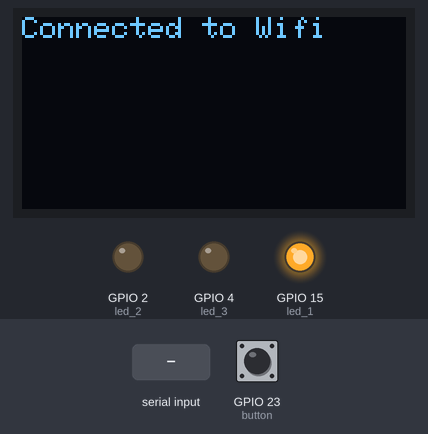
Simulated run of this sketch. Board: ESP32. Parts: 128×64 one-colour display, output pins drawn as LEDs (lit = HIGH). Inputs (shaded band) come from the test bench; at power-on: GPIO 23 (button) LOW. WiFi joins after 1.5 s; servers stay silent unless stated; I2S audio is not simulated (input reads silence); uploads are accepted with an empty reply; what the sketch prints to the serial monitor is not drawn.

Above: at 2.3 s.
2.4 s: "$\n" received over the second serial link
At 3.8 s:
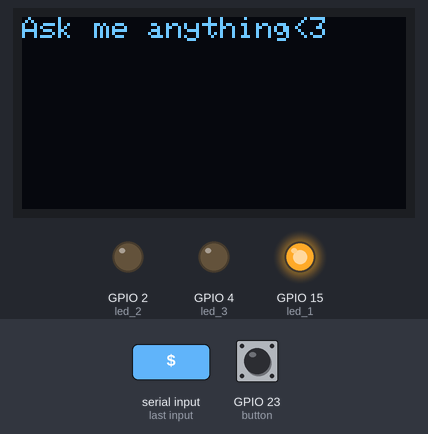
4.1 s: GPIO 23 (button) pulled HIGH for 0.15 s
At 4.9 s:
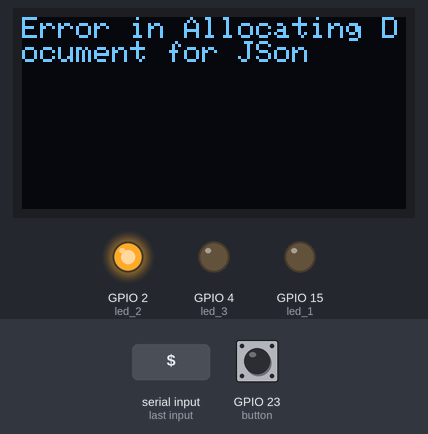
7.2 s: GPIO 23 (button) pulled HIGH for 1 s
At 8.6 s:
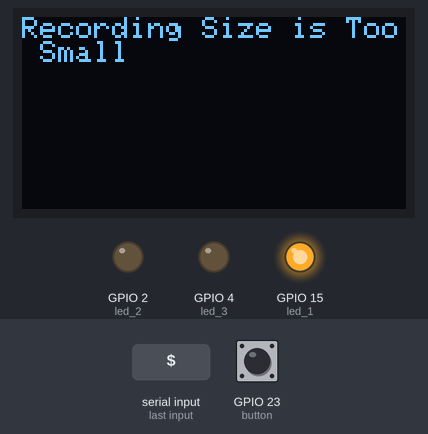
10.7 s: GPIO 23 (button) driven HIGH
At 13.6 s:
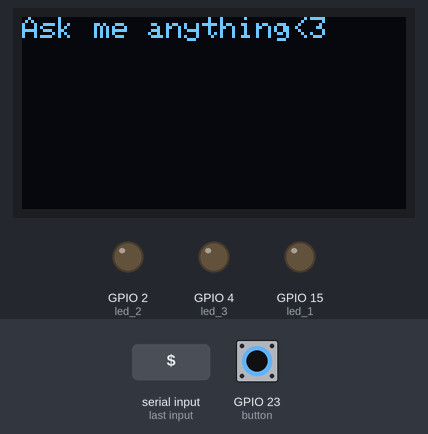
13.7 s: GPIO 23 (button) driven LOW
At 14.8 s:
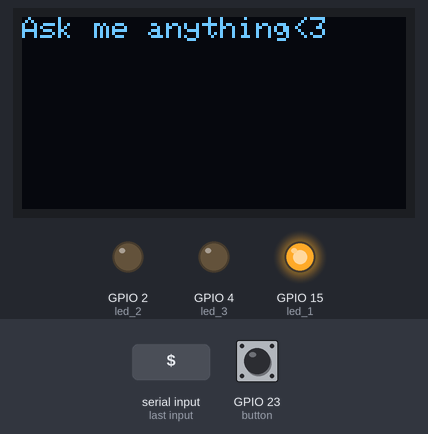
Timing chart, 0 to 16.5 s (numbered marks = the images above; inputs shaded):
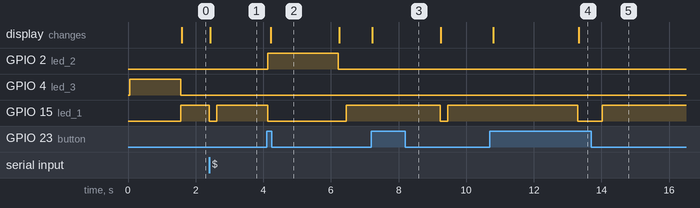

The sketch:

main.ino
```cpp
#include "CloudSpeechClient.h"
#include "WiFi.h"
#include "HardwareSerial.h"
#include <WiFiManager.h>

#include <Wire.h>
#include <Adafruit_GFX.h>
#include <Adafruit_SH110X.h>

#define RXp2 16
#define TXp2 17
#define led_1 15
#define led_2 2
#define button 23 //IR Sensor

#define led_3 4
#define SDA 27
#define SCL 25
#define i2c_Address 0x3c // Use the I2C address 0x3C
#define SCREEN_WIDTH 128 // OLED display width, in pixels
#define SCREEN_HEIGHT 64 // OLED display height, in pixels
#define OLED_RESET -1   // Not connected to a reset pin

Adafruit_SH1106G display = Adafruit_SH1106G(SCREEN_WIDTH, SCREEN_HEIGHT, &Wire, OLED_RESET);

// Uses external vars in the network_param.
const char* ssid1;
const char* password1;
WiFiManager wm;

String wifiname = "";
String wifipass = "";
bool once = true;
bool recording = false;
bool processing = false;
bool new_loop = true;
unsigned long startTime1 = 0;
unsigned long timeout1 = 0;
HardwareSerial MySerial(1);
HardwareSerial MySerial2(2);


String createWifiPasswordString(const char* wifiName, const char* password) {
    // Create the formatted string
    String result = "WIFI: ";
    result += wifiName;
    result += "PASSWORD: ";
    result += password;
    return result;
}

// Function to remove unwanted characters from a const char* string
String cleanString(const String& input) {
    String result;
    for (unsigned int i = 0; i < input.length(); ++i) {
        char c = input[i];
        if (!isSpace(c) && c != '\0') {
            result += c;
        }
    }
    return result;
}

void displayMonitor(String s){
    display.clearDisplay(); // Clear the display buffer
    display.setTextSize(1); // Set text size
    display.setTextColor(SH110X_WHITE); // Set text color
    display.setCursor(0, 0); // Set cursor position
    display.println(s); // Print text to the display
    display.display();
}

void setup() {
  pinMode(button, INPUT);
  pinMode(led_1, OUTPUT);
  pinMode(led_2, OUTPUT);
  pinMode(led_3, OUTPUT);
  Serial.begin(115200);
  MySerial.begin(115200, SERIAL_8N1, RXp2, TXp2);
  MySerial2.begin(9600, SERIAL_8N1, 18, 19);

  Serial.begin(115200);

  WiFi.mode(WIFI_STA);
  WiFi.disconnect();
  Wire.begin(SDA, SCL);
  display.begin(i2c_Address, true); // Initialize the display with the I2C address
  display.clearDisplay(); // Clear the display buffer

  display.setTextSize(1); // Set text size
  display.setTextColor(SH110X_WHITE); // Set text color
  display.setCursor(0, 0); // Set cursor position
  display.println("Waiting to wifi credentials"); // Print text to the display
  display.display(); // Display the text on the screen
  digitalWrite(led_3, HIGH);
  while (!Serial);

  wm.resetSettings();

  // Start blinking LED


   bool res = wm.autoConnect("LLM Assistant" , "Password");

  if(!res){
    display.println("Failed to connect");
    displayMonitor("Failed to connect, restarting esp");
    ESP.restart();
  }


  digitalWrite(led_3, 0);
  // Stop blinking LED and turn it on solid once connected
  digitalWrite(led_1, HIGH);
 displayMonitor("Connected to Wifi");
  String ssid_s = wm.getWiFiSSID();
  String password_s = wm.getWiFiPass();

  password1 = password_s.c_str();

  String temp = String(password1);

  temp = cleanString(temp);

  wifipass = temp;
  wifiname = ssid_s;

  password1 = temp.c_str();

  ssid1 = ssid_s.c_str();
  password1 = password_s.c_str();

  Serial.print("password");
  Serial.print(password1);

  Serial.print("WIFI " + ssid_s + "PASS " + temp);

  Serial.println("connected");
  Serial.print("IP address: ");
  Serial.println(WiFi.localIP());

  String wifi_creds = createWifiPasswordString(ssid1, password1);

  Serial.println("WIFI CREDS " + wifi_creds);
  MySerial.println("$#" + wifi_creds);

  while (!MySerial.available()) {
    display.println("Waiting for connection on the second ESP32");
  }
}

void loop() {
  digitalWrite(led_1, 0);
  digitalWrite(led_2, 0);
  digitalWrite(led_3, 0);
  if (once) {
    String hello = "$Hello I'm Aura, Your LLM Assistant";
    MySerial.println(hello);
    once = false;
  }
  if (new_loop) {
    recording = false;
    processing = false;
    new_loop = false;

    Serial.print("Hold Sensor and Wait for the Blue Light to Speak");
    displayMonitor("Ask me anything<3");
     if (WiFi.status() != WL_CONNECTED){
     displayMonitor("Connection to Wifi Lost, Please try connecting again");
     ESP.restart();
  }
  }

  // MOTION DETECTED
  if (digitalRead(button) == LOW) {

    if (!recording && !processing ) {

      CloudSpeechClient* cloudSpeechClient = new CloudSpeechClient(USE_APIKEY, wifiname.c_str(), wifipass.c_str());
      recording = true;

      Serial.println("\r\nRecord start!\r\n");

      String answer = cloudSpeechClient->Transcribe();

      Serial.println("Recording Completed. Now Processing...");
      String answerCut = answer;
      bool is_error = false;
      if (answer[0] == '$') {
        is_error = true;
        String error_message = answerCut.substring(1);
        displayMonitor(error_message);
      }
      Serial.println(answer);
      MySerial.println(answer);

      if(is_error){
        delay(2000);
      }

      delete cloudSpeechClient;
      if (WiFi.status() != WL_CONNECTED){
     displayMonitor("Connection to Wifi Lost, Please try connecting again");
     ESP.restart();
      }

      processing = true;
      new_loop = true;

    }
  }

  // NO MOTION DETECTED
  if (digitalRead(button) == HIGH) {
    delay(500);
  }
}
```

CloudSpeechClient.cpp
```cpp
#include "esp32-hal-gpio.h"
#include "CloudSpeechClient.h"
#include <base64.h>
#include <ArduinoJson.h>
#include "WiFi.h"
#include <HTTPClient.h>
#include "network_param.h"
#define USE_SERIAL Serial
#include <Arduino.h>
#define button 23
#define led_3 4
#define led_1 15
#define led_2 2

CloudSpeechClient::CloudSpeechClient(Authentication authentication, const char* ssid, const char* password)
{
  this->authentication = authentication;
  wavData = new char*[wavDataSize/dividedWavDataSize];
  for (int i = 0; i < wavDataSize/dividedWavDataSize; ++i) wavData[i] = new char[dividedWavDataSize];
  i2s = new I2S(ICS43434);
  WiFi.begin(ssid, password);
  Serial.println("Connecting to wifi");
  while (WiFi.status() != WL_CONNECTED){
    Serial.println(".");
    delay(100);
  }
  Serial.print("Connected to wifi");

  client.setCACert(root_ca); // Set your root CA certificate here
  client.setInsecure();      // Accept any SSL certificate, including self-signed

  if (!client.connect(server, 443)) Serial.println("Connection failed!");
}

String ans;

CloudSpeechClient::~CloudSpeechClient() {
  client.stop();
  for (int i = 0; i < wavDataSize/dividedWavDataSize; ++i) delete[] wavData[i];
  delete[] wavData;
  delete i2s;

}

bool CloudSpeechClient::PrintHttpBody2()
{
  bool neverAgain = false;
  int curr =0;
  for(int segment = 0; segment<segmentValue;segment++){
     for (int j = 0; j < wavDataSize/dividedWavDataSize; ++j) {
      if(digitalRead(button) == LOW && !neverAgain ){
      i2s->Read(i2sBuffer, i2sBufferSize);
      for (int i = 0; i < i2sBufferSize/8; ++i) {
        wavData[j][2*i] = i2sBuffer[8*i + 2];
        wavData[j][2*i + 1] = i2sBuffer[8*i + 3];
      }

      String enc = base64::encode((byte*)wavData[j], dividedWavDataSize);
      enc.replace("\n", "");// delete last "\n"
      client.print(enc);
    }
    else if(digitalRead(button) == HIGH || neverAgain){
        if(segment ==0 && j< 15){
           Serial.print("recording is too short");
           return false;
        }
        if(!neverAgain){
        curr = j;
        memset(wavData[j], 0, dividedWavDataSize);
        neverAgain = true;
        digitalWrite(led_1,0);
        digitalWrite(led_3,0);
        digitalWrite(led_2,1);
        }
        String enc = base64::encode((byte*)wavData[curr], dividedWavDataSize);
        enc.replace("\n", "");// delete last "\n"
        client.print(enc);
    }
    }

}
return true;
}


void CloudSpeechClient::preTranscribe(){
  String HttpBody1 = "{\"config\":{\"encoding\":\"LINEAR16\",\"sampleRateHertz\":16000,\"languageCode\":\"en-US\"},\"audio\":{\"content\":\"";
  String HttpBody3 = "\"}}\r\n\r\n";
  int httpBody2Length = ((wavDataSize*segmentValue) + sizeof(paddedHeader)) * 4 / 3; // 4/3 is from base64 encoding
  String ContentLength = String(HttpBody1.length() + httpBody2Length + HttpBody3.length());
  String HttpHeader;

  HttpHeader = String("POST /v1/speech:recognize?key=") + ApiKey
               + String(" HTTP/1.1\r\nHost: speech.googleapis.com\r\nContent-Type: application/json\r\nContent-Length: ") + ContentLength + String("\r\n\r\n");

  client.print(HttpHeader);
  client.print(HttpBody1);
  CreateWavHeader(paddedHeader,wavDataSize*segmentValue);
  String enc = base64::encode(paddedHeader, 48);
  enc.replace("\n", "");
  client.print(enc);
}
String CloudSpeechClient::Transcribe() {

  CloudSpeechClient::preTranscribe();
  // before recording time, check if the sensor is triggered again
  if(digitalRead(button) == HIGH){
    return("$Please Wait for the Blue Light to Speak");
  }
  //recording time :
    digitalWrite(led_1, 1);
    digitalWrite(led_2, 0);
    digitalWrite(led_3, 0);
   bool state = PrintHttpBody2();
   if(!state){
    return("$Recording Size is Too Small");
   }
  digitalWrite(led_1,0);
        digitalWrite(led_3,0);
        digitalWrite(led_2,1);
  Serial.print("finished printing body");
  // end of recording.
    String HttpBody3 = "\"}}\r\n\r\n";
  client.print(HttpBody3);

  String My_Answer = "";
  unsigned long startTime = millis();
unsigned long timeout = 10000; // 15 seconds

// Wait for the client to be available or until the timeout
while (!client.available()) {
    if (millis() - startTime > timeout) {
        Serial.println("Timeout waiting for the client to respond");
        return "$Timeout Waiting for the Client to Respond"; // or handle timeout as needed
    }
}

// Reset the start time to measure the timeout for the reading loop


// Read the response from the client
while (client.available()) {
    char temp = client.read();
    My_Answer = My_Answer + temp;

    // Break the loop if the timeout occurs

}


int position = My_Answer.indexOf('{');
String jsonData = My_Answer.substring(position);
Serial.print("Json data--"); Serial.println(jsonData);

const size_t capacity = 4000; // Adjust capacity as needed
DynamicJsonDocument doc(capacity);

DeserializationError error = deserializeJson(doc, jsonData);
if (error) {
  Serial.print(F("deserializeJson() failed: "));
  Serial.println(error.f_str());
  return String("$Error in Allocating Document for JSon");
}

String fullTranscript = "";
bool lowConfidence = false;

// Iterate over the results array and concatenate all transcripts
for (JsonObject result : doc["results"].as<JsonArray>()) {
  const char* transcript = result["alternatives"][0]["transcript"];
  float confidence = result["alternatives"][0]["confidence"];

  if (confidence < 0.75) {
    lowConfidence = true;
  }

  if (transcript) {
    fullTranscript += String(transcript);
    fullTranscript += " "; // Add a space between each transcript
  }
}

if (lowConfidence) {
  Serial.println("Low confidence level, please record again.");
  return String("$Speech is Unclear, Please Record Again.");
} else if (fullTranscript.length() > 0) {
  Serial.print("Full Transcript: ");
  Serial.println(fullTranscript);
  return fullTranscript;
} else {
  Serial.println("No transcripts found");
  return String("$I Couldn't Catch That, Please Record Again.");
}
}
void CloudSpeechClient::CreateWavHeader(byte* header, int waveDataSize){
  header[0] = 'R';
  header[1] = 'I';
  header[2] = 'F';
  header[3] = 'F';
  unsigned int fileSizeMinus8 = waveDataSize + 44 - 8;
  header[4] = (byte)(fileSizeMinus8 & 0xFF);
  header[5] = (byte)((fileSizeMinus8 >> 8) & 0xFF);
  header[6] = (byte)((fileSizeMinus8 >> 16) & 0xFF);
  header[7] = (byte)((fileSizeMinus8 >> 24) & 0xFF);
  header[8] = 'W';
  header[9] = 'A';
  header[10] = 'V';
  header[11] = 'E';
  header[12] = 'f';
  header[13] = 'm';
  header[14] = 't';
  header[15] = ' ';
  header[16] = 0x10;  // linear PCM
  header[17] = 0x00;
  header[18] = 0x00;
  header[19] = 0x00;
  header[20] = 0x01;  // linear PCM
  header[21] = 0x00;
  header[22] = 0x01;  // monoral
  header[23] = 0x00;
  header[24] = 0x80;  // sampling rate 16000
  header[25] = 0x3E;
  header[26] = 0x00;
  header[27] = 0x00;
  header[28] = 0x00;  // Byte/sec = 16000x2x1 = 32000
  header[29] = 0x7D;
  header[30] = 0x00;
  header[31] = 0x00;
  header[32] = 0x02;  // 16bit monoral
  header[33] = 0x00;
  header[34] = 0x10;  // 16bit
  header[35] = 0x00;
  header[36] = 'd';
  header[37] = 'a';
  header[38] = 't';
  header[39] = 'a';
  header[40] = (byte)(waveDataSize & 0xFF);
  header[41] = (byte)((waveDataSize >> 8) & 0xFF);
  header[42] = (byte)((waveDataSize >> 16) & 0xFF);
  header[43] = (byte)((waveDataSize >> 24) & 0xFF);
}


///////////////////////////////////////////////////////////
/*


  */
```

CloudSpeechClient.h
```cpp
#ifndef _CLOUDSPEECHCLIENT_H
#define _CLOUDSPEECHCLIENT_H
#include <WiFiClientSecure.h>
#include "I2S.h"

enum Authentication {
  USE_ACCESSTOKEN,
  USE_APIKEY
};

class CloudSpeechClient {
  WiFiClientSecure client;
  bool PrintHttpBody2();
  Authentication authentication;
  I2S* i2s;
  static const int headerSize = 44;
  static const int i2sBufferSize = 12000;
  char i2sBuffer[i2sBufferSize];
  void CreateWavHeader(byte* header, int waveDataSize);

public:
  CloudSpeechClient(Authentication authentication, const char* ssid, const char* password);
  ~CloudSpeechClient();
  String Transcribe();
  void preTranscribe();
  static const int segmentValue = 5; // how many iterations
  static const int wavDataSize = 90000;                   // It must be multiple of dividedWavDataSize. Recording time is about 1.9 second.
  static const int dividedWavDataSize = i2sBufferSize/4;
  char** wavData;                                         // It's divided. Because large continuous memory area can't be allocated in esp32.
  byte paddedHeader[headerSize + 4] = {0};

};

#endif // _CLOUDSPEECHCLIENT_H
```

I2S.cpp
```cpp
#include "i2s.h"

#define SAMPLE_RATE (16000)
#define PIN_I2S_BCLK 26
#define PIN_I2S_LRC 22
#define PIN_I2S_DIN 34
#define PIN_I2S_DOUT 25
#define PIN_I2S_MCLK 0 // Set MCLK to GPIO0

I2S::I2S(MicType micType) {
  if (micType == M5GO || micType == M5STACKFIRE) {
    BITS_PER_SAMPLE = I2S_BITS_PER_SAMPLE_16BIT;
    i2s_config_t i2s_config = {
      .mode = (i2s_mode_t)(I2S_MODE_MASTER | I2S_MODE_RX | I2S_MODE_TX | I2S_MODE_DAC_BUILT_IN | I2S_MODE_ADC_BUILT_IN),
      .sample_rate = SAMPLE_RATE,
      .bits_per_sample = BITS_PER_SAMPLE,
      .channel_format = I2S_CHANNEL_FMT_RIGHT_LEFT,
      .communication_format = (i2s_comm_format_t)(I2S_COMM_FORMAT_I2S_MSB),
      .intr_alloc_flags = 0,
      .dma_buf_count = 2,
      .dma_buf_len = 1024
    };
    i2s_driver_install(I2S_NUM_0, &i2s_config, 0, NULL);
    i2s_set_adc_mode(ADC_UNIT_1, ADC1_CHANNEL_6);
    i2s_set_clk(I2S_NUM_0, SAMPLE_RATE, BITS_PER_SAMPLE, I2S_CHANNEL_STEREO);
    i2s_adc_enable(I2S_NUM_0);
  } else if (micType == ADMP441 || micType == ICS43434) {
    BITS_PER_SAMPLE = I2S_BITS_PER_SAMPLE_32BIT;
    i2s_config_t i2s_config = {
      .mode = (i2s_mode_t)(I2S_MODE_MASTER | I2S_MODE_RX),
      .sample_rate = SAMPLE_RATE,
      .bits_per_sample = BITS_PER_SAMPLE,
      .channel_format = I2S_CHANNEL_FMT_RIGHT_LEFT,
      .communication_format = (i2s_comm_format_t)(I2S_COMM_FORMAT_I2S | I2S_COMM_FORMAT_I2S_MSB),
      .intr_alloc_flags = 0,
      .dma_buf_count = 16,
      .dma_buf_len = 60
    };
    i2s_pin_config_t pin_config;
    pin_config.bck_io_num = PIN_I2S_BCLK;
    pin_config.ws_io_num = PIN_I2S_LRC;
    pin_config.data_out_num = I2S_PIN_NO_CHANGE;
    pin_config.data_in_num = PIN_I2S_DIN;
    pin_config.mck_io_num = PIN_I2S_MCLK; // Set MCLK to GPIO0
    i2s_driver_install(I2S_NUM_0, &i2s_config, 0, NULL);
    i2s_set_pin(I2S_NUM_0, &pin_config);
    i2s_set_clk(I2S_NUM_0, SAMPLE_RATE, BITS_PER_SAMPLE, I2S_CHANNEL_STEREO);
  }
}

int I2S::Read(char* data, int numData) {
  size_t bytes_read;
  i2s_read(I2S_NUM_0, (void*)data, numData, &bytes_read, portMAX_DELAY);
  return bytes_read;
}

int I2S::GetBitPerSample() {
  return (int)BITS_PER_SAMPLE;
}
```

I2S.h
```cpp
#ifndef _I2S_H
#define _I2S_H
#include <Arduino.h>
#include "freertos/FreeRTOS.h"
#include "freertos/task.h"
#include "driver/i2s.h"
#include "esp_system.h"

enum MicType {
  ADMP441,
  ICS43434,
  M5GO,
  M5STACKFIRE
};

class I2S {
  i2s_bits_per_sample_t BITS_PER_SAMPLE;
public:
  I2S(MicType micType);
  int Read(char* data, int numData);
  int GetBitPerSample();
};

#endif // _I2S_H
```

Source omitted: network_param.h (2623 bytes)

Measured:
- after the input at 2.4 s, GPIO 15 (led_1): HIGH → LOW at once, → HIGH 0.23 s later; the display: changes at once (image 1)
- after the input at 4.1 s, GPIO 2 (led_2): LOW → HIGH at once, → LOW 2.1 s later; GPIO 15 (led_1): HIGH → LOW at once, → HIGH 2.3 s later; the display: changes after 0.12 s (image 2)
- after the input at 7.2 s, GPIO 15 (led_1): HIGH → LOW after 2.0 s, → HIGH 0.23 s later; the display: changes at once (image 3)
- after the input at 10.7 s, GPIO 15 (led_1): HIGH → LOW after 2.6 s; the display: first changes after 0.10 s (image 4 shows a later state)
- after the input at 13.7 s, GPIO 15 (led_1): LOW → HIGH after 0.32 s
